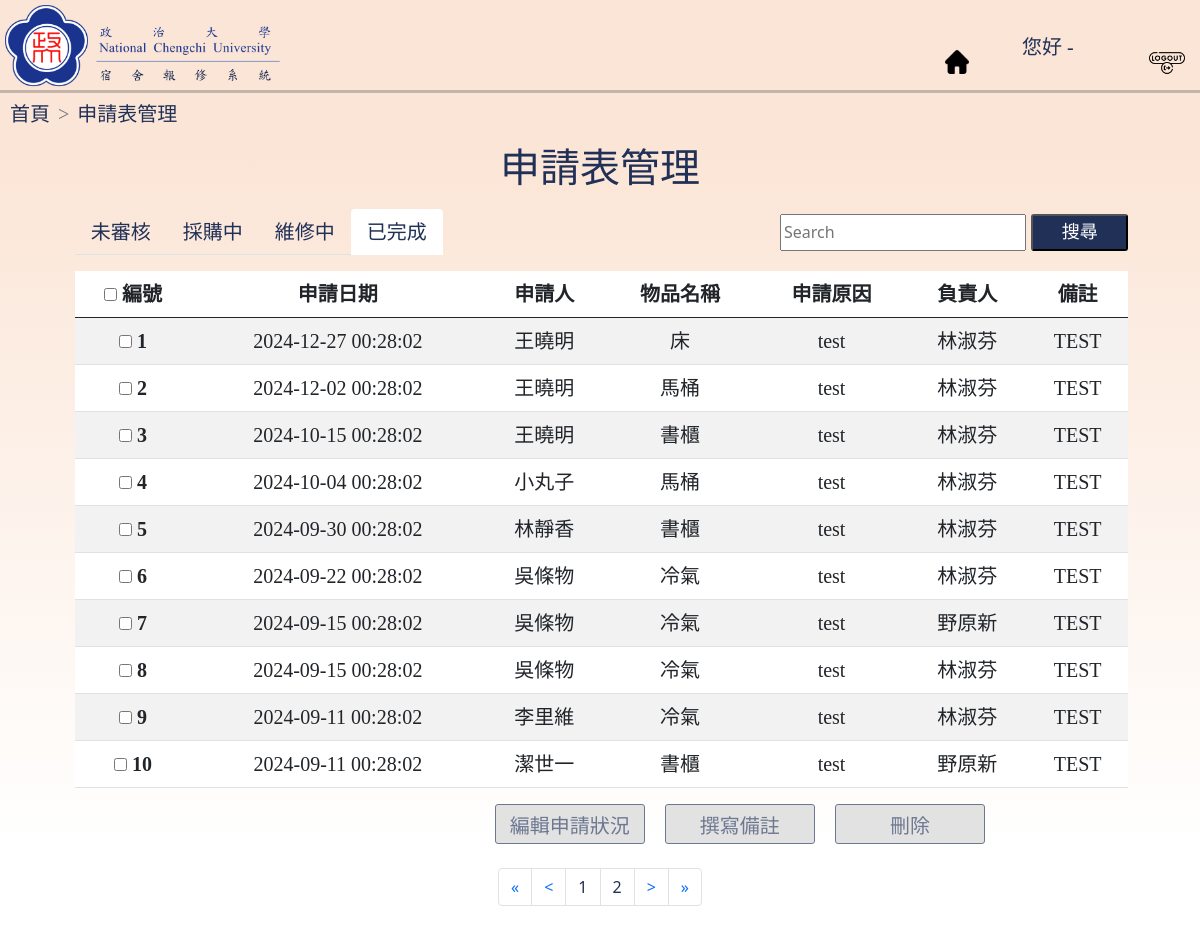
/HandyManny/administrator/status4.php, run on the app's committed database.
### tables this page shows
CREATE TABLE `application` (
  `AID` int(10) NOT NULL,
  `ItemID` varchar(10) NOT NULL,
  `UID1` varchar(10) NOT NULL,
  `Reason` text NOT NULL,
  `AState` enum('未審核','採購中','維修中','已完成') NOT NULL,
  `UID2` varchar(10) DEFAULT 'uid003',
  `Time` datetime NOT NULL DEFAULT current_timestamp(),
  `PS` text DEFAULT NULL
);

CREATE TABLE `user` (
  `UID` varchar(10) NOT NULL,
  `TID` varchar(10) NOT NULL,
  `UName` varchar(50) NOT NULL,
  `Password` varchar(255) NOT NULL,
  `Account` char(9) NOT NULL
);

CREATE TABLE `item` (
  `ItemID` varchar(10) NOT NULL,
  `ItemName` varchar(50) NOT NULL,
  `ItemState` enum('使用中','備用中','維修中') NOT NULL,
  `LID` varchar(10) NOT NULL
);

### HandyManny/administrator/status4.php (the view, shortened to what the rows shown need)
<!DOCTYPE html>
<?php session_start();
require_once("../mysql_connect.php");
?>
<html>
<head>
    <link href="https://cdn.jsdelivr.net/npm/bootstrap@5.0.0/dist/css/bootstrap.min.css" rel="stylesheet"
>
    <link rel="stylesheet" type="text/css" href="../style.css" />
</head>
<body>
    <h2
        style="text-align:center; color:#203057; font-family:Times New Roman,'DFKai-sb'; font-size:40px; user-select:none;">
        申請表管理</h2>
    <nav class="navbar navbar-light" style="width:95%;">
        <div class="container-fluid" style="margin-left:5.5%;">
            <div id="application_table" style="width:100%;">
                <table class="table table-striped table-hover" style="background-color:white;
                                font-family:Times New Roman,'DFKai-sb'; font-size:20px; text-align:center;"
                    align="center">
                    <thead>
                        <tr>
                            <th scope="col">
                                <input type="checkbox" name="all"
                                    onclick="check_all(this,'check'); disableElement('all'); allPush();">
                                編號
                            </th>
                            <th scope="col">申請日期</th>
                            <th scope="col">申請人</th>
                            <th scope="col">物品名稱</th>
                            <th scope="col">申請原因</th>
                            <th scope="col">負責人</th>
                            <th scope="col">備註</th>
                        </tr>
                    </thead>
                    <tbody>
                        <?php
                        $sql_view = "SELECT * FROM `application`
                                    JOIN `user`AS applicant ON `application`.`UID1` = `applicant`.`UID`
                                    JOIN `user`AS supervisor ON `application`.`UID2` = `supervisor`.`UID`
                                    JOIN `item` ON `application`.`ItemID` = `item`.`ItemID`
                                    where `AState` like '已完成'";
                        $result = $con->query($sql_view);
                        if ($result) {
                            $total = mysqli_num_rows($result);
                            $number = intval($total / 10);
                            $spare = $total % 10;
                            if ($spare != 0) {
                                $number += 1;
                            }
                        }
                        $sql = "SELECT
                                    `application`.`AID`,
                                    `application`.`Time`,
                                    `applicant`.`UName` AS `ApplicantName`,
                                    `item`.`ItemName`,
                                    `application`.`Reason`,
                                    `supervisor`.`UName` AS `SupervisorName`,
                                    `application`.`PS`
                                FROM
                                    `application`
                                JOIN
                                    `user` AS `applicant` ON `application`.`UID1` = `applicant`.`UID`
                                JOIN
                                    `user` AS `supervisor` ON `application`.`UID2` = `supervisor`.`UID`
                                JOIN
                                    `item` ON `application`.`ItemID` = `item`.`ItemID`
                                WHERE
                                    `application`.`AState` = '已完成'";
                        $sql = $sql . " ORDER BY Time desc ";
                        if (isset($_GET['page'])) {
                            $temp = 0;
                            while ($temp < $number) {
                                $temp = $temp + 1;
                                if (intval($_GET['page']) == $temp) {
                                    $temp1 = ($temp - 1) * 10;
                                    $sql = $sql . ' LIMIT ' . $temp1 . ',10;';
                                    break;
                                }
                            }
                        } else {
                            $sql = $sql . " LIMIT 0,10;";
                        }
                        $result = $con->query($sql);
                        $num = 1;
                        if (isset($_GET['page'])) {
                            $p = intval($_GET['page']);
                            $num = $num + 10 * ($p - 1);
                        } else {
                            $p = 1;
                            $num = $num + 10 * ($p - 1);
                        }
                        while ($application = $result->fetch_array()) {
                            echo '<tr>';
                            echo '<th><input type="checkbox" name="check" onclick="disableElement(' . "'check'" . ')" value="' . $application["AID"] . '">&nbsp;' . $num . '</th>';
                            echo '<td>' . $application["Time"] . '</td>';
                            echo '<td>' . $application["ApplicantName"] . '</td>';
                            echo '<td>' . $application["ItemName"] . '</td>';
                            echo '<td>' . $application["Reason"] . '</td>';
                            echo '<td>' . $application["SupervisorName"] . '</td>';
                            echo '<td>' . $application["PS"] . '</td>';
                            echo '</tr>';
                            $num += 1;
                        }
                        ?>
                    </tbody>
                </table>
            </div>
        </div>
    </nav>
    <br><br>
    <br>
</body>
</html>

### data on the page
application: Time "2024-12-27 00:28:02", UID1.UName "王曉明", ItemID.ItemName "床", Reason "test", UID2.UName "林淑芬", PS "TEST"
application: Time "2024-12-02 00:28:02", UID1.UName "王曉明", ItemID.ItemName "馬桶", Reason "test", UID2.UName "林淑芬", PS "TEST"
application: Time "2024-10-15 00:28:02", UID1.UName "王曉明", ItemID.ItemName "書櫃", Reason "test", UID2.UName "林淑芬", PS "TEST"
application: Time "2024-10-04 00:28:02", UID1.UName "小丸子", ItemID.ItemName "馬桶", Reason "test", UID2.UName "林淑芬", PS "TEST"
application: Time "2024-09-30 00:28:02", UID1.UName "林靜香", ItemID.ItemName "書櫃", Reason "test", UID2.UName "林淑芬", PS "TEST"
application: Time "2024-09-22 00:28:02", UID1.UName "吳條物", ItemID.ItemName "冷氣", Reason "test", UID2.UName "林淑芬", PS "TEST"
application: Time "2024-09-15 00:28:02", UID1.UName "吳條物", ItemID.ItemName "冷氣", Reason "test", UID2.UName "野原新", PS "TEST"
application: Time "2024-09-15 00:28:02", UID1.UName "吳條物", ItemID.ItemName "冷氣", Reason "test", UID2.UName "林淑芬", PS "TEST"
application: Time "2024-09-11 00:28:02", UID1.UName "李里維", ItemID.ItemName "冷氣", Reason "test", UID2.UName "林淑芬", PS "TEST"
application: Time "2024-09-11 00:28:02", UID1.UName "潔世一", ItemID.ItemName "書櫃", Reason "test", UID2.UName "野原新", PS "TEST"
